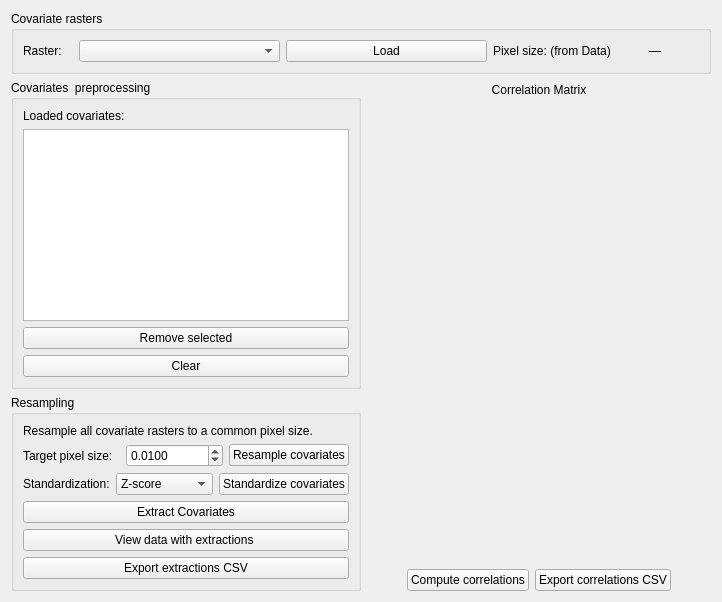
         <widget class="QWidget" name="tabMLCovariables">
          <attribute name="title">
           <string>Covariates</string>
          </attribute>
          <layout class="QVBoxLayout" name="verticalLayoutCovariables">
           <item>
            <widget class="QGroupBox" name="groupCovRasters">
             <property name="title">
              <string>Covariate rasters</string>
             </property>
             <layout class="QHBoxLayout" name="horizontalLayoutCovRasters">
              <item>
               <widget class="QLabel" name="labelRaster">
                <property name="maximumSize">
                 <size>
                  <width>50</width>
                  <height>16777215</height>
                 </size>
                </property>
                <property name="text">
                 <string>Raster:</string>
                </property>
               </widget>
              </item>
              <item>
               <widget class="QComboBox" name="cmbMLRaster">
                <property name="maximumSize">
                 <size>
                  <width>8000</width>
                  <height>16777215</height>
                 </size>
                </property>
               </widget>
              </item>
              <item>
               <widget class="QPushButton" name="btnMLLoadRaster">
                <property name="text">
                 <string>Load</string>
                </property>
               </widget>
              </item>
              <item>
               <widget class="QLabel" name="lblMLPixelSize">
                <property name="maximumSize">
                 <size>
                  <width>150</width>
                  <height>16777215</height>
                 </size>
                </property>
                <property name="text">
                 <string>Pixel size: (from Data)</string>
                </property>
               </widget>
              </item>
              <item>
               <widget class="QLabel" name="px_import">
                <property name="maximumSize">
                 <size>
                  <width>50</width>
                  <height>16777215</height>
                 </size>
                </property>
                <property name="text">
                 <string>—</string>
                </property>
               </widget>
              </item>
             </layout>
            </widget>
           </item>
           <item>
            <layout class="QHBoxLayout" name="horizontalLayoutMainCov">
             <item>
              <layout class="QVBoxLayout" name="verticalLayoutLeftCov">
               <item>
                <widget class="QGroupBox" name="groupCovPreproc">
                 <property name="title">
                  <string>Covariates  preprocessing</string>
                 </property>
                 <layout class="QVBoxLayout" name="verticalLayoutCovPreproc">
                  <item>
                   <widget class="QLabel" name="labelLoadedCovariates">
                    <property name="text">
                     <string>Loaded covariates:</string>
                    </property>
                   </widget>
                  </item>
                  <item>
                   <layout class="QVBoxLayout" name="verticalLayout_2">
                    <item>
                     <widget class="QListWidget" name="listCovariates"/>
                    </item>
                    <item>
                     <widget class="QPushButton" name="btnRemoveCovariates">
                      <property name="maximumSize">
                       <size>
                        <width>800</width>
                        <height>16777215</height>
                       </size>
                      </property>
                      <property name="text">
                       <string>Remove selected</string>
                      </property>
                     </widget>
                    </item>
                    <item>
                     <widget class="QPushButton" name="btnClear">
                      <property name="maximumSize">
                       <size>
                        <width>800</width>
                        <height>16777215</height>
                       </size>
                      </property>
                      <property name="text">
                       <string>Clear</string>
                      </property>
                     </widget>
                    </item>
                   </layout>
                  </item>
                 </layout>
                </widget>
               </item>
               <item>
                <widget class="QGroupBox" name="groupResampling">
                 <property name="title">
                  <string>Resampling</string>
                 </property>
                 <layout class="QVBoxLayout" name="verticalLayoutResampling">
                  <item>
                   <widget class="QLabel" name="labelResamplingInfo">
                    <property name="text">
                     <string>Resample all covariate rasters to a common pixel size.</string>
                    </property>
                    <property name="wordWrap">
                     <bool>true</bool>
                    </property>
                   </widget>
                  </item>
                  <item>
                   <layout class="QHBoxLayout" name="horizontalLayoutResamplingControls">
                    <item>
                     <widget class="QLabel" name="labelTargetPixelSize">
                      <property name="text">
                       <string>Target pixel size:</string>
                      </property>
                     </widget>
                    </item>
                    <item>
                     <widget class="QDoubleSpinBox" name="spinTargetPixelSize">
                      <property name="decimals">
                       <number>4</number>
                      </property>
                      <property name="minimum">
                       <double>0.000100000000000</double>
                      </property>
                      <property name="maximum">
                       <double>99999999.000000000000000</double>
                      </property>
                      <property name="value">
                       <double>0.010000000000000</double>
                      </property>
                     </widget>
                    </item>
                    <item>
                     <widget class="QPushButton" name="btnResampleCovariates">
                      <property name="text">
                       <string>Resample covariates</string>
                      </property>
                     </widget>
                    </item>
                   </layout>
                  </item>
                  <item>
                   <layout class="QHBoxLayout" name="horizontalLayoutStandardization">
                    <item>
                     <widget class="QLabel" name="labelStandardization">
                      <property name="text">
                       <string>Standardization:</string>
                      </property>
                     </widget>
                    </item>
                    <item>
                     <widget class="QComboBox" name="cmbStandardizeMethod">
                      <item>
                       <property name="text">
                        <string>Z-score</string>
                       </property>
                      </item>
                      <item>
                       <property name="text">
                        <string>Range [-1,1]</string>
                       </property>
                      </item>
                     </widget>
                    </item>
                    <item>
                     <widget class="QPushButton" name="btnApplyStandardization">
                      <property name="text">
                       <string>Standardize covariates</string>
                      </property>
                     </widget>
                    </item>
                   </layout>
                  </item>
                  <item>
                   <widget class="QPushButton" name="BtnExtract">
                    <property name="text">
                     <string>Extract Covariates</string>
                    </property>
                   </widget>
                  </item>
                  <item>
                   <widget class="QPushButton" name="BtnExtracted">
                    <property name="text">
                     <string>View data with extractions </string>
                    </property>
                   </widget>
                  </item>
                  <item>
                   <widget class="QPushButton" name="btnExportTable">
                    <property name="text">
                     <string>Export extractions CSV</string>
                    </property>
                   </widget>
                  </item>
                 </layout>
                </widget>
               </item>
              </layout>
             </item>
             <item>
              <layout class="QVBoxLayout" name="verticalLayoutRightCorr">
               <item>
                <widget class="QLabel" name="labelCorrTitle">
                 <property name="maximumSize">
                  <size>
                   <width>16777215</width>
                   <height>20</height>
                  </size>
                 </property>
                 <property name="text">
                  <string>Correlation Matrix</string>
                 </property>
                 <property name="alignment">
                  <set>Qt::AlignCenter</set>
                 </property>
                </widget>
               </item>
               <item>
                <layout class="QVBoxLayout" name="verticalLayoutCanvas">
                 <item>
                  <widget class="QWidget" name="CorPlot" native="true"/>
                 </item>
                </layout>
               </item>
               <item>
                <layout class="QHBoxLayout" name="horizontalLayoutCorrButtons">
                 <item>
                  <spacer name="horizontalSpacer_2">
                   <property name="orientation">
                    <enum>Qt::Horizontal</enum>
                   </property>
                   <property name="sizeHint" stdset="0">
                    <size>
                     <width>40</width>
                     <height>20</height>
                    </size>
                   </property>
                  </spacer>
                 </item>
                 <item>
                  <widget class="QPushButton" name="btnComputeCorrelations">
                   <property name="text">
                    <string>Compute correlations</string>
                   </property>
                  </widget>
                 </item>
                 <item>
                  <widget class="QPushButton" name="btnExportCorrCSV">
                   <property name="text">
                    <string>Export correlations CSV</string>
                   </property>
                  </widget>
                 </item>
                 <item>
                  <spacer name="horizontalSpacerCorrButtons">
                   <property name="orientation">
                    <enum>Qt::Horizontal</enum>
                   </property>
                   <property name="sizeHint" stdset="0">
                    <size>
                     <width>40</width>
                     <height>10</height>
                    </size>
                   </property>
                  </spacer>
                 </item>
                </layout>
               </item>
              </layout>
             </item>
            </layout>
           </item>
          </layout>
         </widget>
